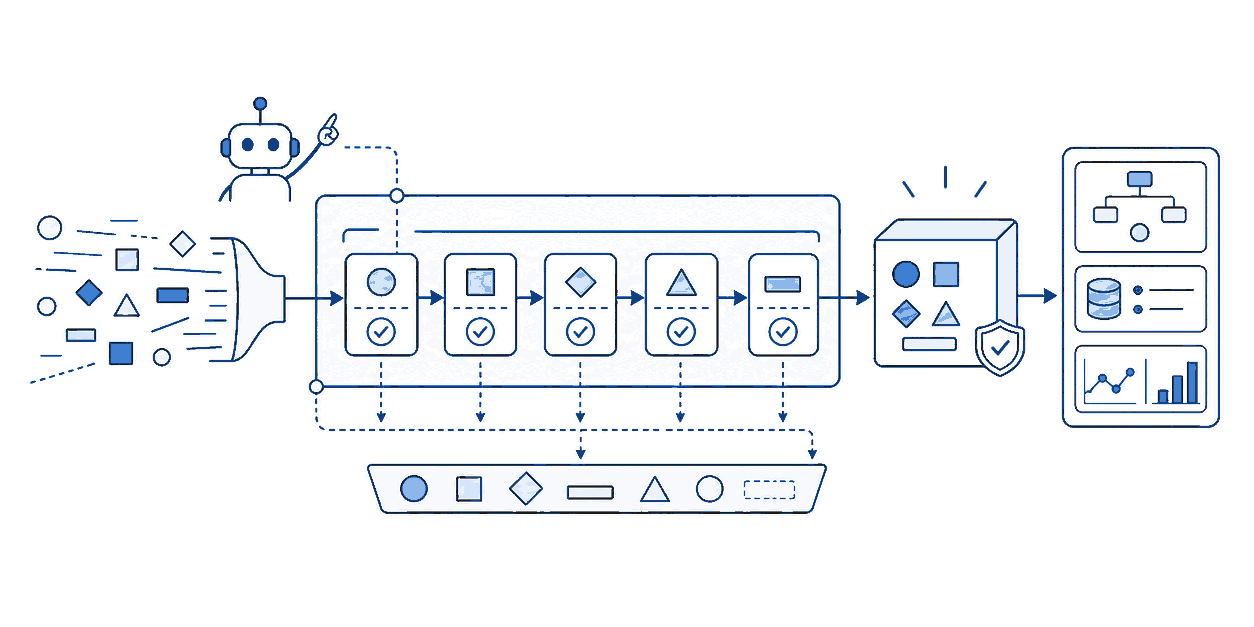
#> input picture assets/ponchi/experiments/batches/ponchi-batch-019/F-211_base_1254x627.png, 1254 x 627 px, given in place of ponchi-batch-019, which was not available
$ python ponchi_image_audit.py ../assets/ponchi/experiments/batches/ponchi-batch-019
#> lines starting #> are read from the running program, lines starting #| are printed output that depends on the picture; after the words box and inside, x2 and y2 are one past the last pixel; in counts of white or black regions, pixels touching at a corner belong together; pictures that were not available may be replaced by others from this repository, and a replacement may not be noted
#!/usr/bin/env python3
"""Audit ponchi image scale, ink load, and logo clearspace cleanliness.

Two different things used to be called "density" here, which made the old
`bbox_coverage >= 0.50` gate read as "draw more stuff":

- span      = ink bounding box / canvas. How BIG the drawing is drawn.
              Should be high and, above all, consistent across the book.
- ink_ratio = painted pixels / canvas. How MUCH is drawn.
              Should be low; this is the reader's information load.

A good ponchi image has a high span and a low ink ratio: few elements, drawn
large. See docs/ponchi_clarity_first_prompt_2026-09-20.md.
"""
from __future__ import annotations

import argparse
import csv
import statistics
from pathlib import Path

try:
    from PIL import Image, ImageChops, ImageDraw
except ImportError as exc:  # pragma: no cover - environment guard
    raise SystemExit("This script requires Pillow. Use the bundled Codex Python runtime.") from exc


def ink_mask(image: Image.Image) -> Image.Image:
    """Return a 0/255 mask of pixels that read as ink rather than paper."""
    rgb = image.convert("RGB")
    dark_r, dark_g, dark_b = (ImageChops.invert(channel) for channel in rgb.split())
    # min darkness across channels > 18, or total darkness > 55 (add clips at
    # 255, which is harmless because the threshold is far below the clip point)
    min_dark = ImageChops.darker(ImageChops.darker(dark_r, dark_g), dark_b)
    sum_dark = ImageChops.add(ImageChops.add(dark_r, dark_g), dark_b)
    return ImageChops.lighter(
        min_dark.point(lambda value: 255 if value > 18 else 0),
        sum_dark.point(lambda value: 255 if value > 55 else 0),
    )


def ink_metrics(image: Image.Image) -> tuple[float, float]:
    """Return (span, ink_ratio) for one image."""
    mask = ink_mask(image)
    total = image.width * image.height
    painted = sum(count for value, count in enumerate(mask.histogram()) if value)
    box = mask.getbbox()
    span = 0.0 if box is None else ((box[2] - box[0]) * (box[3] - box[1])) / total
    return span, painted / total


def clearspace_ink_ratio(image: Image.Image, x_start_ratio: float, y_end_ratio: float) -> float:
    x_start = int(image.width * x_start_ratio)
    y_end = int(image.height * y_end_ratio)
    total = max(1, (image.width - x_start) * y_end)
    region = ink_mask(image).crop((x_start, 0, image.width, y_end))
    ink = sum(count for value, count in enumerate(region.histogram()) if value)
    return ink / total


def entry_id_from_path(path: Path) -> str:
    name = path.name
    for suffix in (
        "_base_1254x627.png",
        "_overlay_1254x627.png",
        "_base_selected_1254x627.png",
        ".webp",
        ".png",
    ):
        if name.endswith(suffix):
            return name[: -len(suffix)]
    return path.stem.split("_", 1)[0]


def load_clearspace_requirements(args: argparse.Namespace) -> dict[str, bool]:
    if not args.ledger or not args.batch_id:
        return {}
    requirements: dict[str, bool] = {}
    with args.ledger.open("r", encoding="utf-8-sig", newline="") as handle:
        for row in csv.DictReader(handle):
            if row.get("batch_id") != args.batch_id:
                continue
            entry_id = row.get("entry_id", "")
            logo_need = row.get("logo_need", "")
            logo_status = row.get("logo_status", "")
            requirements[entry_id] = not (
                logo_need in {"not_needed", "avoid", "none"}
                or logo_status in {"logo_avoid", "not_required"}
            )
    return requirements


def audit_image(path: Path, args: argparse.Namespace, clearspace_requirements: dict[str, bool]) -> dict[str, str]:
    image = Image.open(path).convert("RGB")
    span, ink_ratio = ink_metrics(image)
    clearspace = clearspace_ink_ratio(image, args.clearspace_x_start, args.clearspace_y_end)
    entry_id = entry_id_from_path(path)
    clearspace_required = clearspace_requirements.get(entry_id, True)
    size_ok = image.size == (args.width, args.height)
    span_ok = args.span_min <= span <= args.span_max
    ink_ok = args.ink_min <= ink_ratio <= args.ink_max
    clearspace_ok = (clearspace <= args.max_clearspace_ink) if clearspace_required else True
    status = "pass" if size_ok and span_ok and ink_ok and clearspace_ok else "review"
    return {
        "file": str(path),
        "entry_id": entry_id,
        "size": f"{image.width}x{image.height}",
        "size_ok": str(size_ok).lower(),
        "bbox_coverage": f"{span:.3f}",
        "span_ok": str(span_ok).lower(),
        "span_verdict": span_verdict(span, args),
        "ink_ratio": f"{ink_ratio:.3f}",
        "ink_ok": str(ink_ok).lower(),
        "ink_verdict": ink_verdict(ink_ratio, args),
        "clearspace_required": str(clearspace_required).lower(),
        "clearspace_ink_ratio": f"{clearspace:.4f}",
        "clearspace_ok": str(clearspace_ok).lower(),
        "status": status,
    }


def span_verdict(span: float, args: argparse.Namespace) -> str:
    if span < args.span_min:
        return "too_small"
    if span > args.span_max:
        return "too_large"
    return "in_band"


def ink_verdict(ink_ratio: float, args: argparse.Namespace) -> str:
    if ink_ratio < args.ink_min:
        return "too_light"
    if ink_ratio > args.ink_max:
        return "too_heavy"
    return "in_band"


# [48 lines left out: functions write_markdown, write_contact_sheet, not called in this run]


def main() -> int:
    parser = argparse.ArgumentParser()
    parser.add_argument("images", nargs="+", type=Path)
    parser.add_argument("--out-csv", type=Path, default=None)
    parser.add_argument("--out-md", type=Path, default=None)
    parser.add_argument("--contact-sheet", type=Path, default=None)
    parser.add_argument("--width", type=int, default=1254)
    parser.add_argument("--height", type=int, default=627)
    # span band: how big the drawing is drawn. A band, not a floor - the point
    # is that every spread in the book reads at the same scale.
    parser.add_argument("--span-min", type=float, default=0.78)
    parser.add_argument("--span-max", type=float, default=0.90)
    # ink band: how much is drawn. This is the reader's information load.
    parser.add_argument("--ink-min", type=float, default=0.08)
    parser.add_argument("--ink-max", type=float, default=0.14)
    parser.add_argument(
        "--min-bbox-coverage",
        type=float,
        default=None,
        help="deprecated alias for --span-min",
    )
    parser.add_argument("--clearspace-x-start", type=float, default=0.60)
    parser.add_argument("--clearspace-y-end", type=float, default=0.25)
    parser.add_argument("--max-clearspace-ink", type=float, default=0.015)
    parser.add_argument("--ledger", type=Path, default=None)
    parser.add_argument("--batch-id", default=None)
    args = parser.parse_args()
    if args.min_bbox_coverage is not None:
        args.span_min = args.min_bbox_coverage

    clearspace_requirements = load_clearspace_requirements(args)
    rows = [audit_image(path, args, clearspace_requirements) for path in args.images]
#> in audit_image, image is the input picture: PIL image 1254x627 RGB; mean R, G, B 243.2, 245.4, 248.5
#> in ink_mask, `dark_r, dark_g, dark_b = (ImageChops.invert(channel) for channel in rg..`:
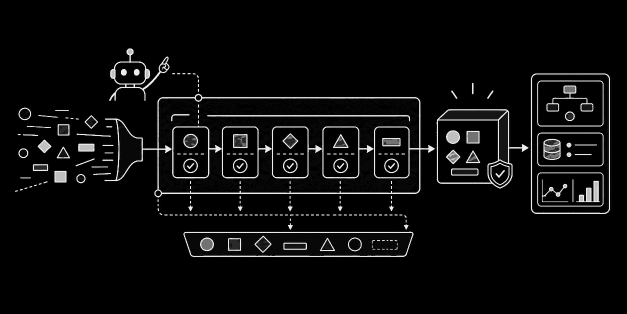
#> dark_r: PIL image 1254x627 L (shown at 1/2 size); min 0, max 237, mean 11.8
#> in ink_mask, `dark_r, dark_g, dark_b = (ImageChops.invert(channel) for channel in rg..`:
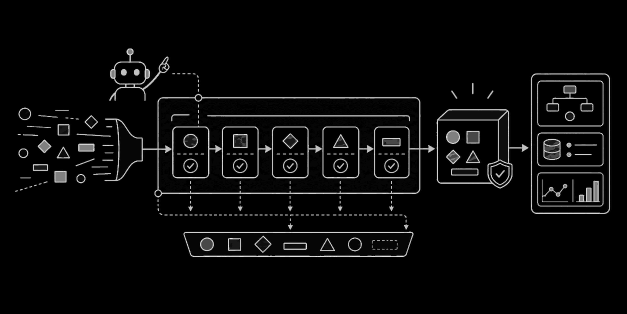
#> dark_g: PIL image 1254x627 L (shown at 1/2 size); min 0, max 229, mean 9.6
#> in ink_mask, `dark_r, dark_g, dark_b = (ImageChops.invert(channel) for channel in rg..`:
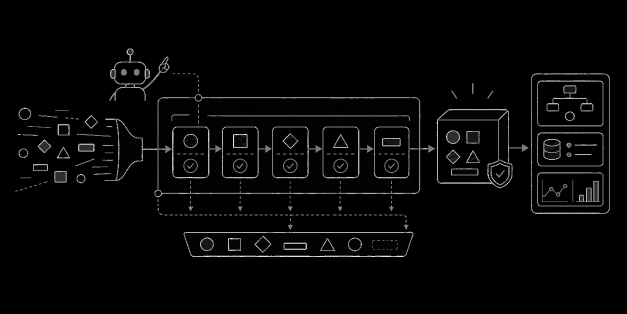
#> dark_b: PIL image 1254x627 L (shown at 1/2 size); min 0, max 229, mean 6.5
#> in ink_mask, `sum_dark = ImageChops.add(ImageChops.add(dark_r, dark_g), dark_b)`:
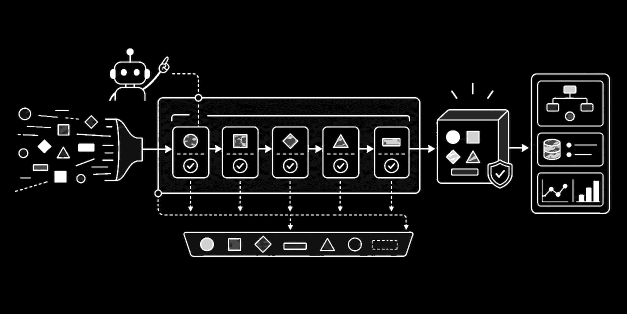
#> sum_dark: PIL image 1254x627 L (shown at 1/2 size); min 0, max 255, mean 15.2
#> in ink_mask, `return ImageChops.lighter( min_dark.point(lambda value: 255 if value >..`:
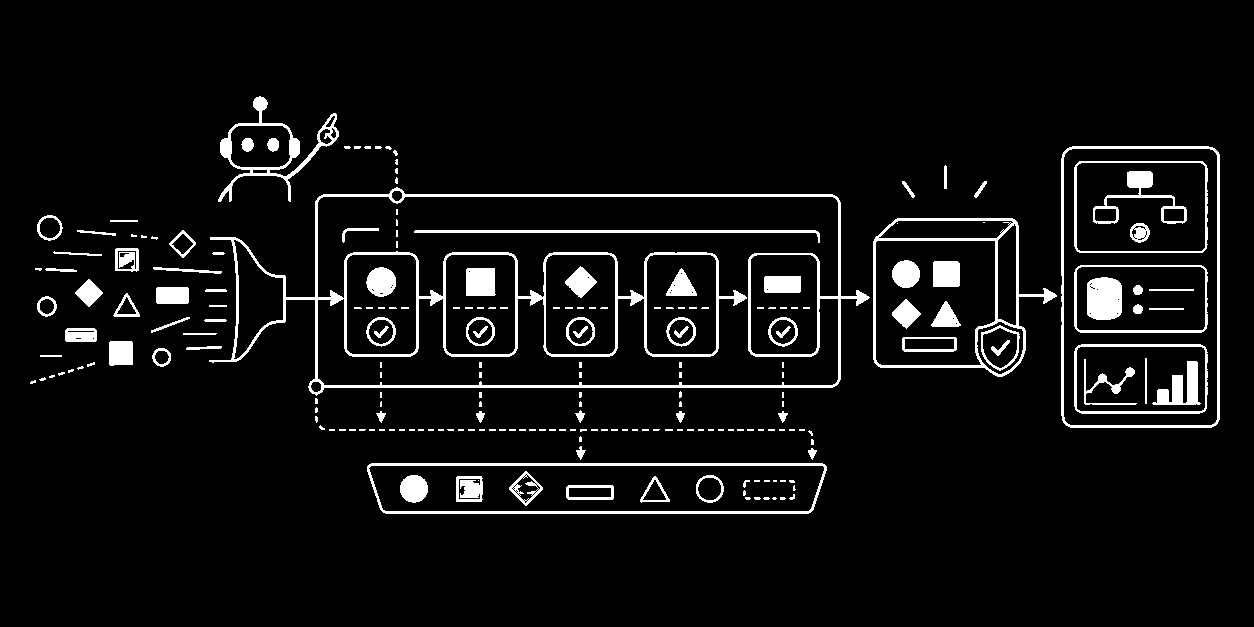
#> returned value: PIL image 1254x627 L; 6.1% white; 223 white regions (136 under 20 px), largest, box (x1, y1, x2, y2) and area: (209, 187, 870, 396) 11303, (367, 463, 827, 514) 2921, (873, 218, 1057, 377) 2804
#> in ink_metrics, `painted = sum(count for value, count in enumerate(mask.histogram()) if..`: painted = 47732
#> in ink_metrics, `box = mask.getbbox()`: box = (30, 96, 1220, 514)
#> in ink_metrics, `span = 0.0 if box is None else ((box[2] - box[0]) * (box[3] - box[1]))..`: span = 0.633
#> in audit_image, `span, ink_ratio = ink_metrics(image)`: ink_ratio = 0.0607
#> in clearspace_ink_ratio, `region = ink_mask(image).crop((x_start, 0, image.width, y_end))`:
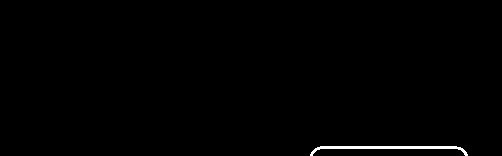
#> region: PIL image 502x156 L; 0.62% white; 1 white region, box (x1, y1, x2, y2) and area: (310, 146, 468, 156) 484
#> in clearspace_ink_ratio, `ink = sum(count for value, count in enumerate(region.histogram()) if v..`: ink = 484
#> in audit_image, `clearspace = clearspace_ink_ratio(image, args.clearspace_x_start, args..`: clearspace = 0.00618
#> in audit_image, `span_ok = args.span_min <= span <= args.span_max`: span_ok = False
#> in audit_image, `clearspace_ok = (clearspace <= args.max_clearspace_ink) if clearspace_..`: clearspace_ok = True
#> in audit_image, `status = "pass" if size_ok and span_ok and ink_ok and clearspace_ok el..`: status = 'review'
#> rows = 1 item
    if args.out_csv:
        args.out_csv.parent.mkdir(parents=True, exist_ok=True)
        with args.out_csv.open("w", encoding="utf-8", newline="") as handle:
            writer = csv.DictWriter(handle, fieldnames=list(rows[0].keys()))
            writer.writeheader()
            writer.writerows(rows)
    if args.out_md:
        write_markdown(rows, args.out_md)
    if args.contact_sheet:
        write_contact_sheet(rows, args.contact_sheet)
    for row in rows:
        print(
            f"{Path(row['file']).name}: {row['status']} "
            f"size={row['size']} span={row['bbox_coverage']}({row['span_verdict']}) "
            f"ink={row['ink_ratio']}({row['ink_verdict']}) "
            f"clearspace={row['clearspace_ink_ratio']}"
        )
#> this loop made 1 pass
#| ponchi-batch-019: review size=1254x627 span=0.633(too_small) ink=0.061(too_light) clearspace=0.0062
    print_distribution(rows, args)
    return 0


def print_distribution(rows: list[dict[str, str]], args: argparse.Namespace) -> None:
    """Print how consistent the batch is. Spread matters more than any one image."""
    if len(rows) < 2:
        return
    spans = sorted(float(row["bbox_coverage"]) for row in rows)
    inks = sorted(float(row["ink_ratio"]) for row in rows)
    total = len(rows)
    print(f"\n-- {total} images --")
    # counts come from the per-image verdicts, which were computed on exact
    # values; the printed spread uses the rounded columns, which is precise enough
    for label, values, low, high, ok_key in (
        ("span", spans, args.span_min, args.span_max, "span_ok"),
        ("ink ", inks, args.ink_min, args.ink_max, "ink_ok"),
    ):
        in_band = sum(1 for row in rows if row[ok_key] == "true")
        print(
            f"{label}: median {statistics.median(values):.3f} "
            f"min {values[0]:.3f} max {values[-1]:.3f} "
            f"sd {statistics.pstdev(values):.3f} | "
            f"in band {low:.2f}-{high:.2f}: {in_band}/{total} "
            f"({100 * in_band / total:.0f}%)"
        )
    both = sum(1 for row in rows if row["span_ok"] == "true" and row["ink_ok"] == "true")
    print(f"both bands: {both}/{total} ({100 * both / total:.0f}%)")


if __name__ == "__main__":
    raise SystemExit(main())
#> (the program exits here)

$ run again, on assets/ponchi/experiments/batches/ponchi-batch-019/F-212_base_1254x627.png
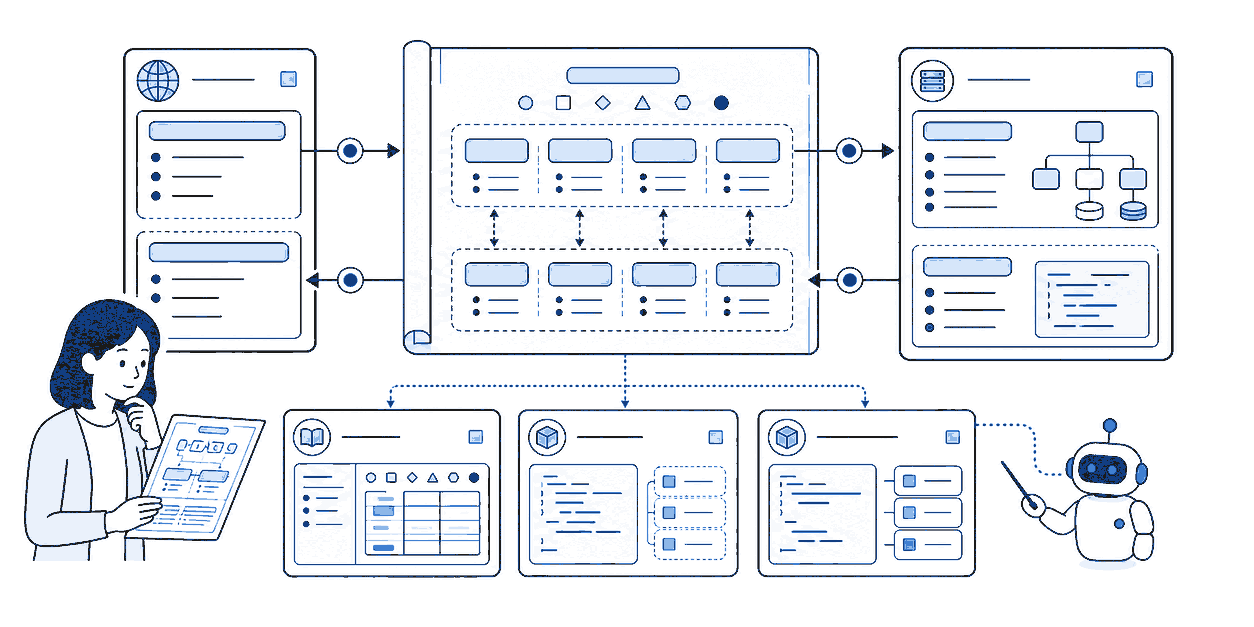
#> input picture assets/ponchi/experiments/batches/ponchi-batch-019/F-212_base_1254x627.png, 1254 x 627 px, given in place of ponchi-batch-019, which was not available
#> in audit_image, image is the input picture: PIL image 1254x627 RGB; mean R, G, B 235.9, 238.9, 243.1
#> in ink_mask, `return ImageChops.lighter( min_dark.point(lambda value: 255 if value >..`:
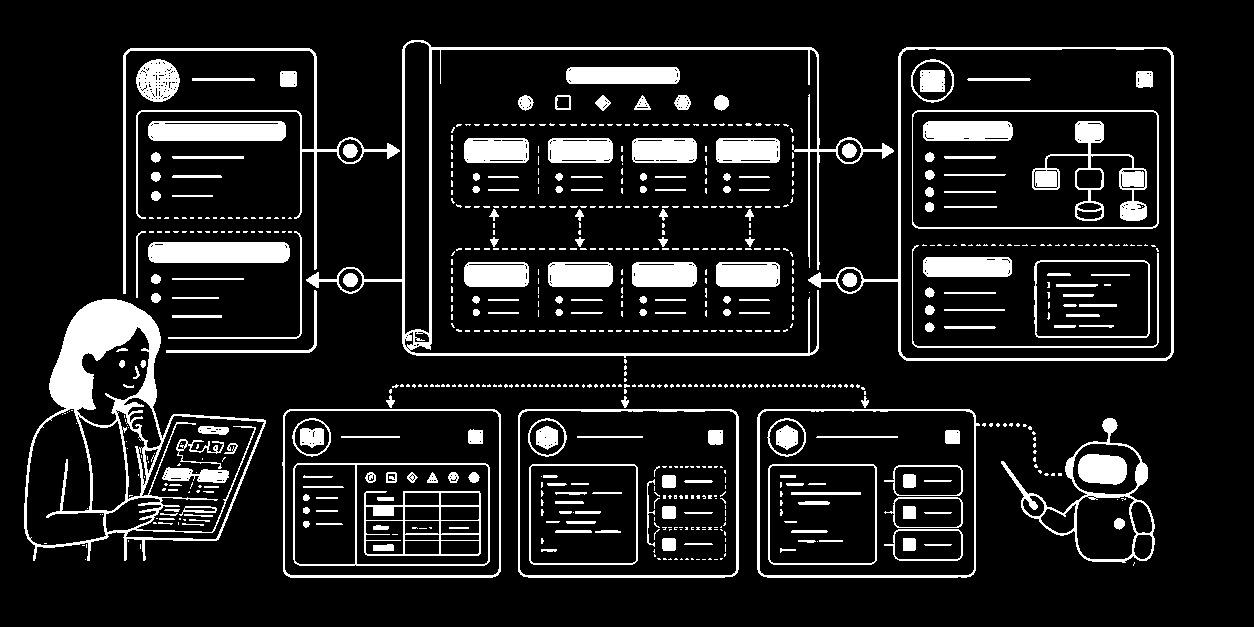
#> returned value: PIL image 1254x627 L; 12% white; 755 white regions (538 under 20 px), largest, box (x1, y1, x2, y2) and area: (24, 299, 266, 561) 11267, (306, 40, 894, 358) 6572, (808, 47, 1174, 361) 3800
#> painted = 94161
#> box = (24, 40, 1174, 578)
#> in ink_metrics, `span = 0.0 if box is None else ((box[2] - box[0]) * (box[3] - box[1]))..`: span = 0.787
#> in audit_image, `span, ink_ratio = ink_metrics(image)`: ink_ratio = 0.12
#> in clearspace_ink_ratio, `region = ink_mask(image).crop((x_start, 0, image.width, y_end))`:
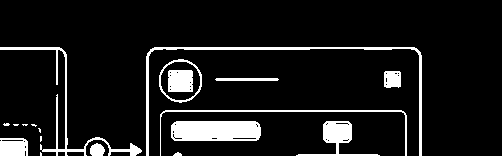
#> region: PIL image 502x156 L; 9.5% white; 19 white regions (7 under 20 px), largest, box (x1, y1, x2, y2) and area: (171, 121, 261, 141) 1715, (146, 47, 422, 156) 1353, (0, 47, 142, 156) 999
#> ink = 7460
#> clearspace = 0.0953
#> span_ok = True
#> clearspace_ok = False
#> status = 'review'
#> rows = 1 item
#> the loop in main, `for row in rows:` made 1 pass
#| ponchi-batch-019: review size=1254x627 span=0.787(in_band) ink=0.120(in_band) clearspace=0.0953

$ run again, on assets/ponchi/experiments/batches/ponchi-batch-019/J-103_base_raw.png
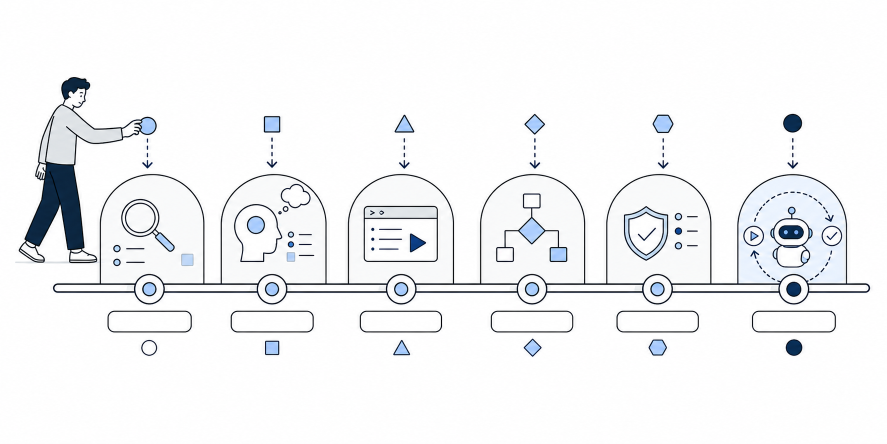
#> input picture assets/ponchi/experiments/batches/ponchi-batch-019/J-103_base_raw.png, 1774 x 887 px, given in place of ponchi-batch-019, which was not available (shown at 1/2 size)
#> in audit_image, image is the input picture: PIL image 1774x887 RGB; mean R, G, B 242.7, 243.6, 245
#> in ink_mask, `dark_r, dark_g, dark_b = (ImageChops.invert(channel) for channel in rg..`:
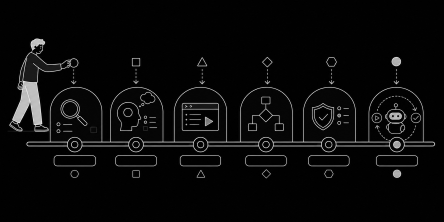
#> dark_b: PIL image 1774x887 L (shown at 1/4 size); min 0, max 255, mean 10
#> in ink_mask, `return ImageChops.lighter( min_dark.point(lambda value: 255 if value >..`:
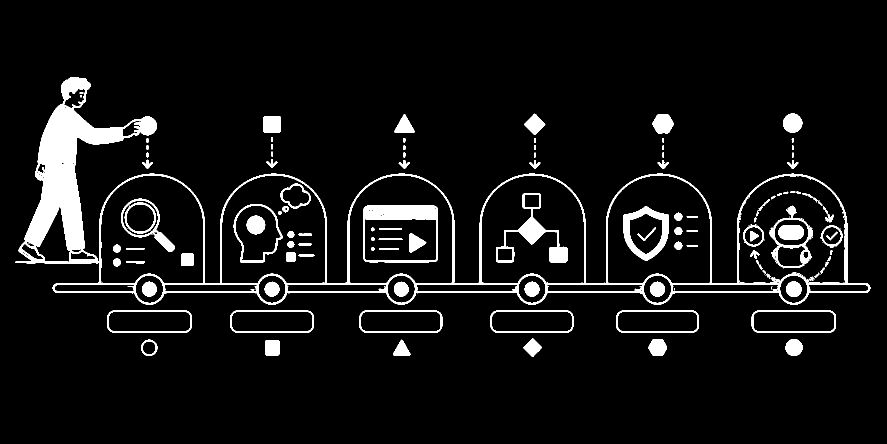
#> returned value: PIL image 1774x887 L (shown at 1/2 size); 6.7% white; 231 white regions (107 under 20 px), largest, box (x1, y1, x2, y2) and area: (30, 154, 314, 527) 27708, (105, 347, 1741, 610) 26298, (727, 411, 876, 525) 4787
#> painted = 106169
#> box = (30, 154, 1741, 714)
#> in ink_metrics, `span = 0.0 if box is None else ((box[2] - box[0]) * (box[3] - box[1]))..`: span = 0.609
#> in audit_image, `span, ink_ratio = ink_metrics(image)`: ink_ratio = 0.0675
#> region: PIL image 710x221 L; every value is 0
#> ink = 0
#> span_ok = False
#> clearspace_ok = True
#> status = 'review'
#> rows = 1 item
#> the loop in main, `for row in rows:` made 1 pass
#| ponchi-batch-019: review size=1774x887 span=0.609(too_small) ink=0.067(too_light) clearspace=0.0000
